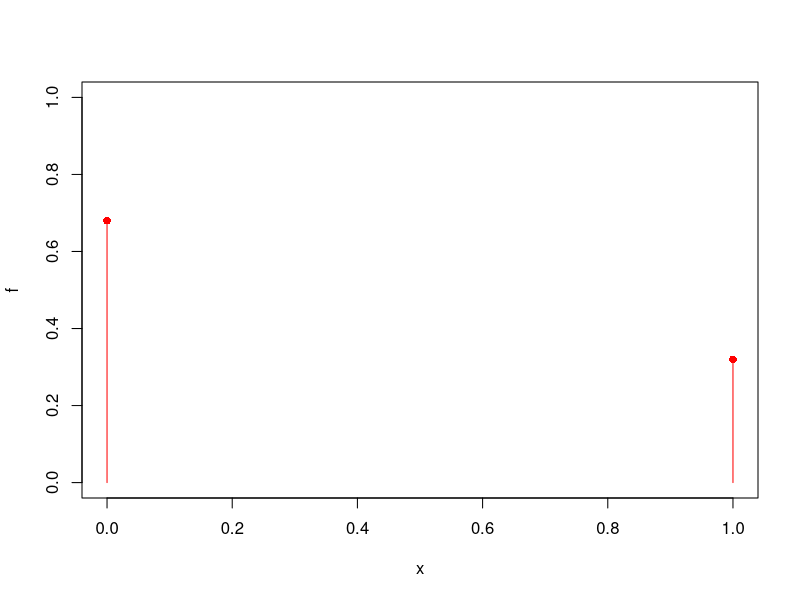
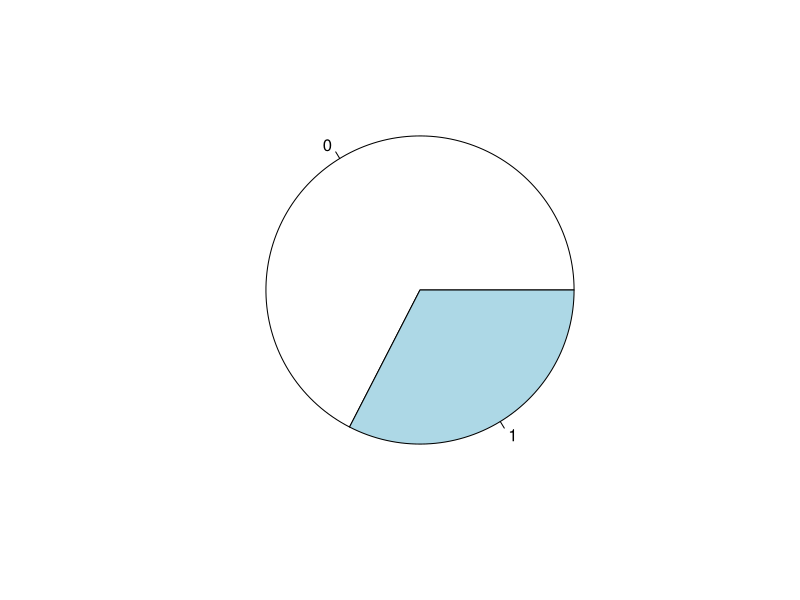
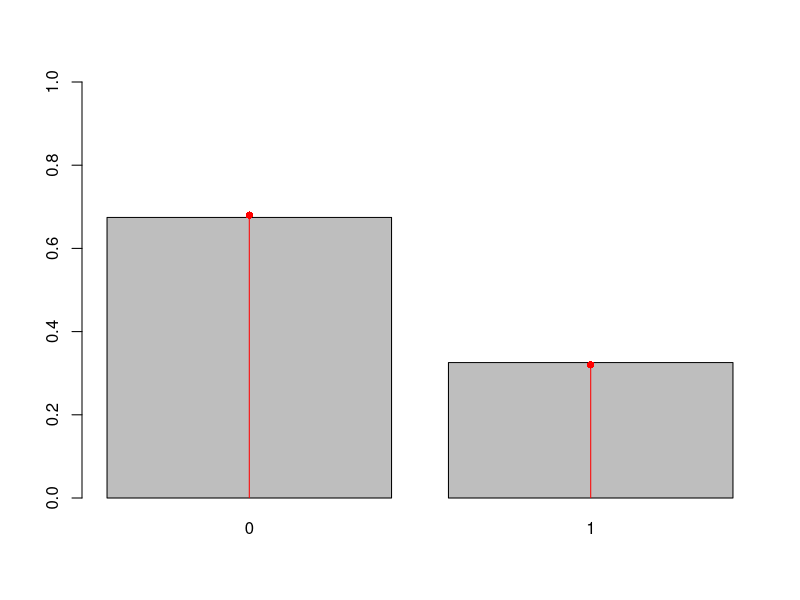
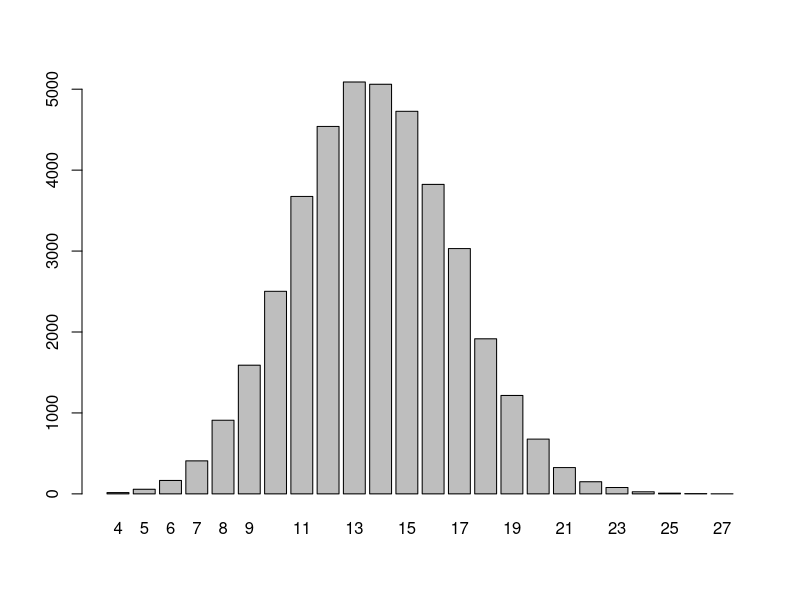
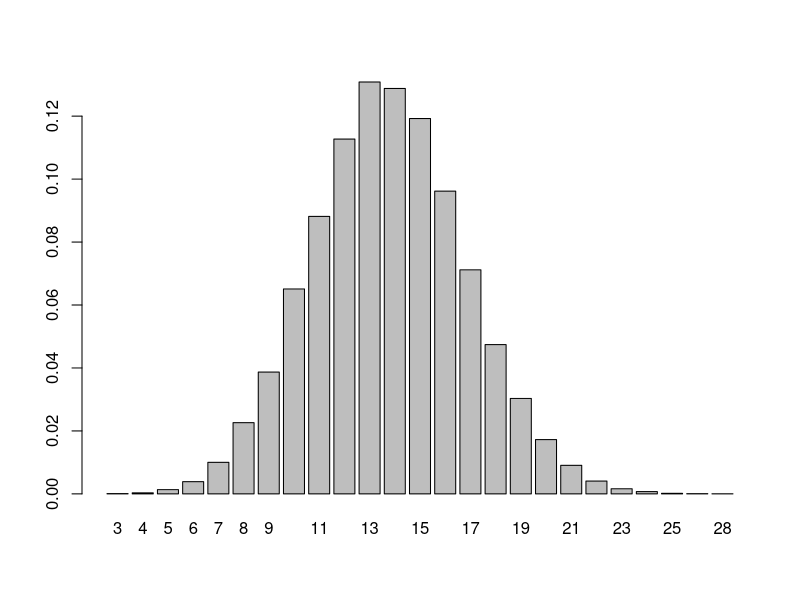
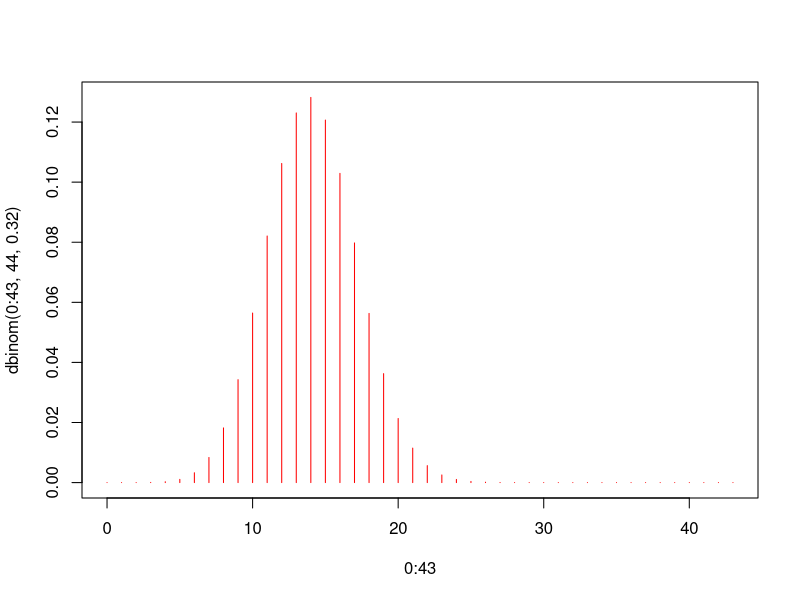

Recreate these plots in R, in order.
#ensayo de bernoulli
x <- c(0,1)
f <- c(0.68,0.32)
plot(x,f,type="h",ylim=c(0,1),col="red")
points(x,f,pch=16,col="red")

n = 43 #numero de encuesta
muestra <- sample(x,n,f, replace=TRUE)
pie(table(muestra))#grafica de sectores
mean(muestra)#media
table(muestra)/n #frequencia relativa
bar<-barplot(table(muestra)/n, ylim=c(0,1))
lines(bar,f,type="h",ylim=c(0,1),col="red")
points(bar,f,pch=16,col="red")

Y <- function(i){sum(sample(x,n,f, replace=TRUE))}
set.seed(122)
m<-40000
barplot(table(sapply(1:m,Y)))
encuesta <- sapply(1:m,Y)
fr <- table(encuesta)/m
fr["13"]

dbinom(13,43,0.32)
xx <- names(fr)
xx
br <- barplot(table(encuesta)/m)

dbinom(17,44,0.32)
plot(0:43,dbinom(0:43,44,0.32),type='h',col='red')#funcion de frequencia
pbinom(16,44,0.32)

n<- 24
x<- c(0,1)
f<- c(0.32,0.68)
xstar <- function(i){sum(sample(x,n,f, replace=TRUE))}
set.seed(122)
m<-4000
encuestas <- sapply(1:m, xstar)
mean(encuestas)
var(encuestas)
